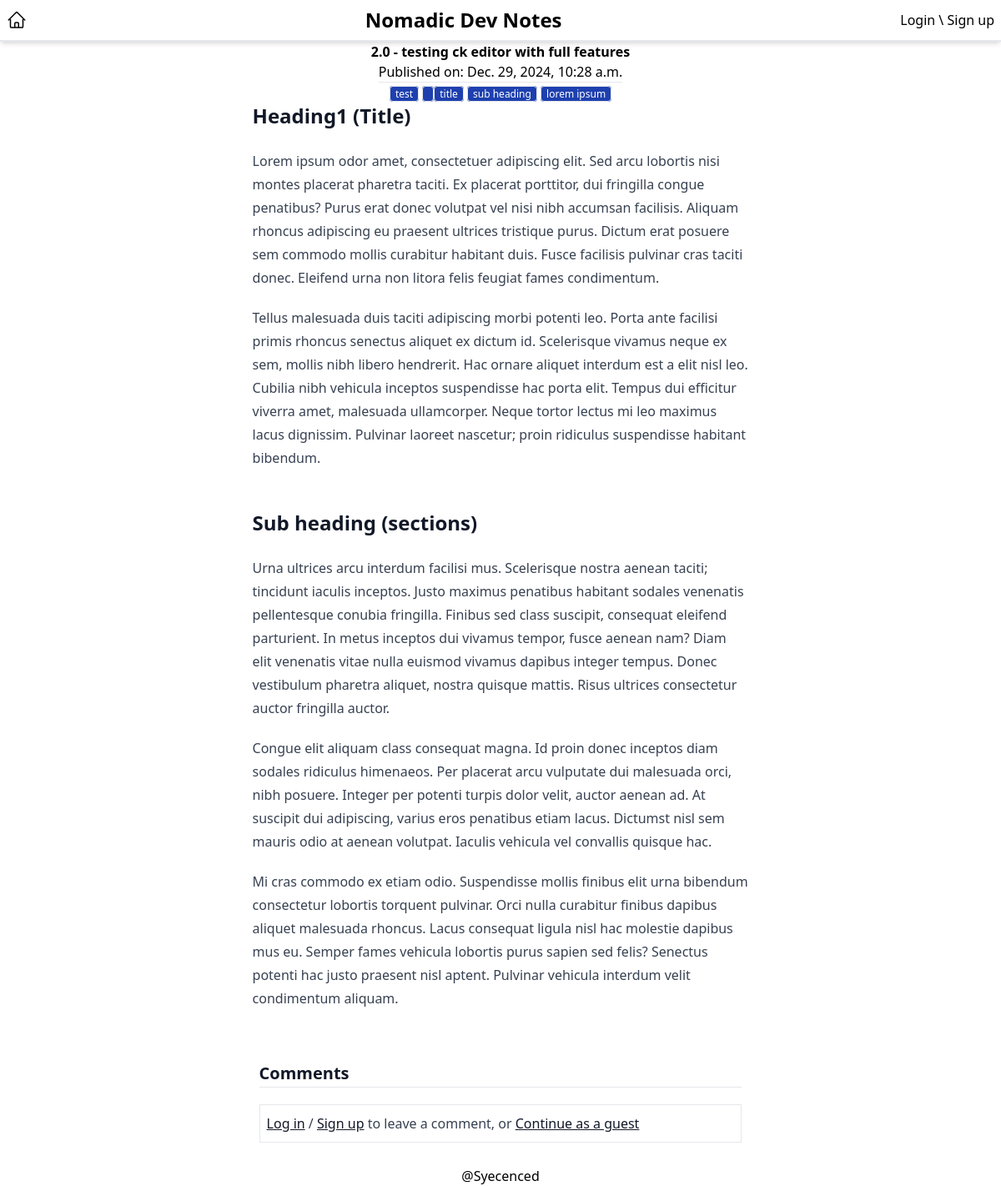
The app's page /article/13 with its own data.
### blog/models.py (models this page shows, shortened)
class Article(models.Model):
    title = models.CharField(max_length=255)
    content = RichTextField()
    date_published = models.DateTimeField(auto_now_add=True)
    tags = models.ManyToManyField(Tag, blank=True, related_name="articles")

class Tag(models.Model):
    name = models.CharField(max_length=25, unique=True)

### blog/views.py (the view)
# urls.py: path('article/<int:article_id>', views.article_detail, name='article_detail'),
def article_detail(request, article_id):
    article = get_object_or_404(Article,id=article_id)
    comments = Comment.objects.filter(article=article, parent=None)
    return render(request, "blog/article.html", {"article": article, "comments": comments})

### blog/templates/blog/article.html (shortened to what this page needs)
{% extends "blog/base.html" %}
{% block content %}
    <article class="flex flex-col items-center">
        <h1 class="font-semibold">{{article.title}}</h1>
        <p class="font-light border-b">Published on: {{article.date_published}}</p>
        <div>
            {% for tag in article.tags.all %}
            <a href="{% url 'blog:tagged_articles' tag.id %}"><span class="border px-1.5 py-0 bg-blue-800 text-white rounded text-xs">{{tag.name}}</span></a>
            {% endfor %}
        </div>
        <div class="prose sm:prose-md w-full justify-center">
            {{article.content|safe}}
        <section class="comment-section p-2">
            <h3 class="font-bold border-b">Comments</h3>
            <div id="new-comment">
                {% if request.user.is_authenticated %}
                <form action="{% url 'blog:add_comment' article.id %}" method="post">
                    {% csrf_token %}
                    <textarea name="text" placeholder="Add your comment here..."></textarea>
                    <button type="submit"> Comment</button>
                </form>
                {% else %}
                <p class="font-light border p-2"><a href="{% url 'user:login' %}?next={{ request.path }}" class="underline">Log in</a> / <a class="underline" href="{% url 'user:signup' %}?next={{ request.path }}">Sign up</a> to leave a comment, or <a href="{% url 'user:guest_login' %}?next={{ request.path }}">Continue as a guest</a></p>
                {% endif %}
            </div>
        </section>
    </article>
{% endblock %}

### records on screen
Article: title "2.0 - testing ck editor with full features", date_published "Dec. 29, 2024, 10:28 a.m.", content "Heading1 (Title) Lorem ipsum odor amet, consectetuer adipiscing elit. Sed arcu lobortis nisi montes placerat pharetra taciti. Ex placerat porttitor, dui fringilla congue penatibus? Purus erat donec volutpat vel nisi nibh accumsan facilisis. Aliquam rhoncus adipiscing eu praesent ultrices tristique purus. Dictum erat posuere sem commodo mollis curabitur habitant duis. Fusce facilisis pulvinar cras taciti donec. Eleifend urna non litora felis feugiat fames condimentum. Tellus malesuada duis taciti adipiscing morbi potenti leo. Porta ante facilisi primis rhoncus senectus aliquet ex dictum id. Scelerisque vivamus neque ex sem, mollis nibh libero hendrerit. Hac ornare aliquet interdum est a elit…"
Tag: name "test"
Tag: name "title"
Tag: name "sub heading"
Tag: name "lorem ipsum"
